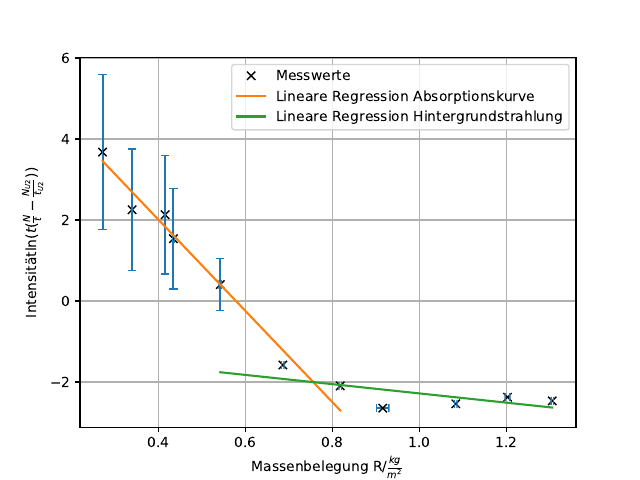

The Python source for this figure:

import numpy as np
import sympy
import matplotlib.pyplot as plt
from scipy.optimize import curve_fit
from pylab import figure, axes, pie, title, show

print('Graphik1')
print('Steigung','Y-Achsenabschnitt')
x, E, y = np.loadtxt('beta1.txt', unpack=True,delimiter=',')
T=np.sqrt(y)

plt.plot(x, y, "kx", label="Messwerte")
plt.errorbar(x, y, xerr=E, yerr=T, fmt="none", capsize=3, capthick=1, ms=9, markerfacecolor="red")


print('Erste Grade')
c, v = np.loadtxt('beta2.txt', unpack=True,delimiter=',')
def f(c,a,b):
    return a*c+b
popt, pcov = curve_fit(f, c, v)
print(popt)
print(np.diag(pcov))
c_new = np.linspace(x[0], x[6], 500)



print('Zweite Grade')
q, w = np.loadtxt('beta3.txt', unpack=True,delimiter=',')
def g(q,r,s):
    return r*q+s
pqpt, pcqv = curve_fit(g, q, w)
print(pqpt)
print(np.diag(pcqv))
q_new = np.linspace(x[4], x[-1], 500)

plt.figure(1)
#plt.plot(x,y,'x')
plt.plot(c_new,f(c_new,*popt),'-', label='Lineare Regression Absorptionskurve')
plt.plot(q_new,g(q_new,*pqpt),'-', label='Lineare Regression Hintergrundstrahlung')
plt.xlabel('Massenbelegung R/' r'$\frac{kg}{m^2}$')
plt.ylabel('Intensität' r'$\ln(t(\frac{N}{t}-\frac{N_{U2}}{t_{U2}}))$')
plt.grid()
plt.legend()



plt.savefig('beta.pdf')
print ('Fertig')
